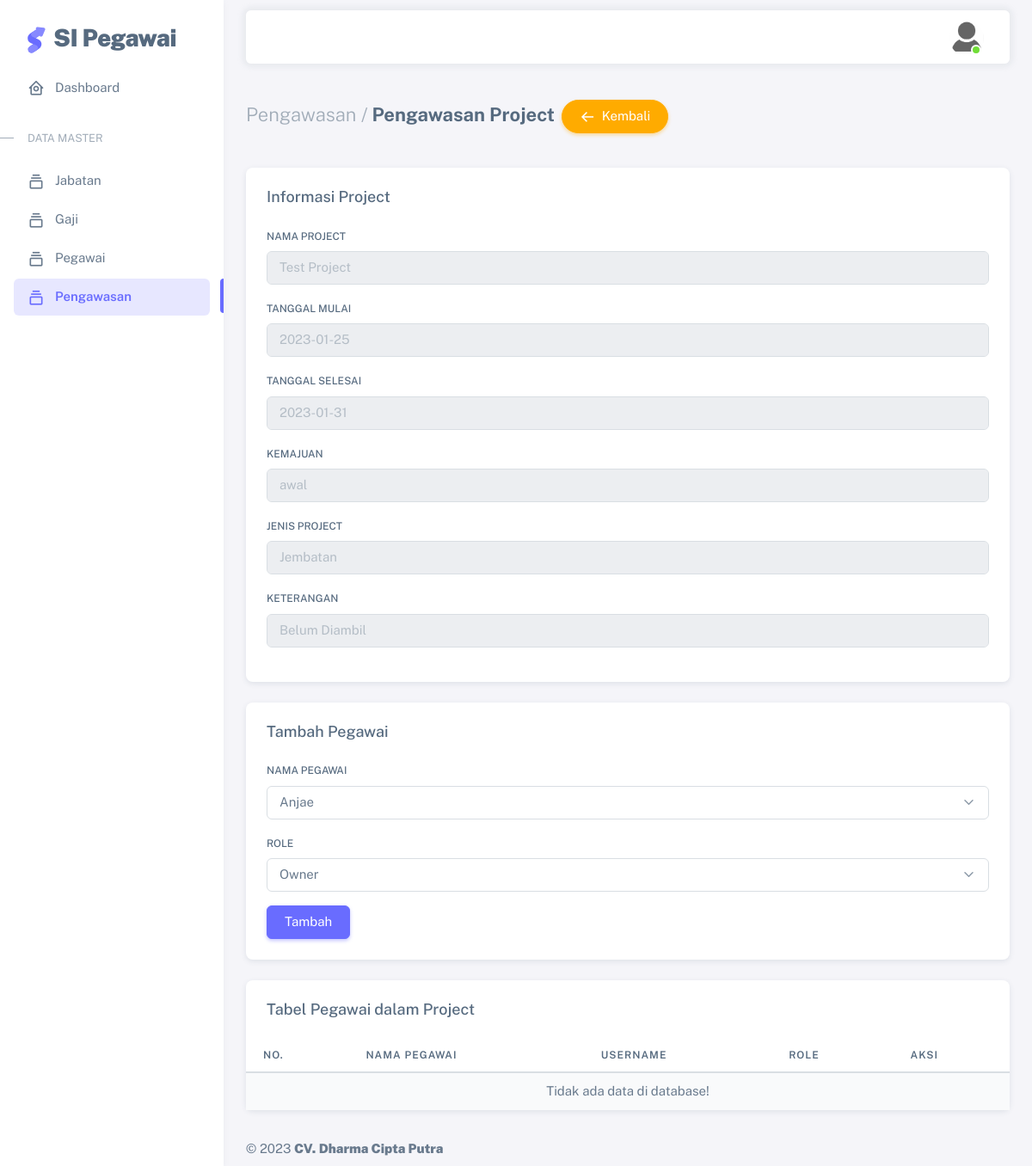
The app's page /pengawasan_project.php?id=2 (signed in) with its own data.
### tables this page shows
CREATE TABLE `pengawasan` (
  `id_pengawasan` int(5) NOT NULL,
  `nama_proyek` varchar(100) NOT NULL,
  `tgl_mulai` date NOT NULL,
  `tgl_selesai` date NOT NULL,
  `kemajuan` text NOT NULL,
  `jenis_proyek` enum('Bangunan','Jalan','Jembatan') NOT NULL,
  `keterangan` text NOT NULL
);

### pengawasan_project.php (the view, shortened to what this page needs)
<?php
  include_once "koneksi.php";
  if (!isset($_GET['id'])) {
    header("Location:pengawasan_show.php");
    } else {
        $id = $_GET['id'];
        $find_data = mysqli_query($con, "SELECT * FROM pengawasan WHERE id_pengawasan = $id") or die(mysqli_error($con));
        $data = mysqli_fetch_assoc($find_data);
        $data_project2 = $data['nama_proyek'];
        $data_project3 = $data['tgl_mulai'];
        $data_project4 = $data['tgl_selesai'];
        $data_project5 = $data['kemajuan'];
        $data_project6 = $data['jenis_proyek'];
        $data_project7 = $data['keterangan'];
    }
?>
<!DOCTYPE html>
<html
  lang="en"
  class="light-style layout-menu-fixed"
  dir="ltr"
  data-theme="theme-default"
  data-assets-path="../assets/"
  data-template="vertical-menu-template-free"
>
  <head>
    <link rel="stylesheet" href="../assets/vendor/fonts/boxicons.css" />
    <link rel="stylesheet" href="../assets/vendor/css/core.css" class="template-customizer-core-css" />
    <link rel="stylesheet" href="../assets/vendor/css/theme-default.css" class="template-customizer-theme-css" />
    <link rel="stylesheet" href="../assets/css/demo.css" />
    <link rel="stylesheet" href="../assets/vendor/libs/perfect-scrollbar/perfect-scrollbar.css" />
    <link rel="stylesheet" href="../assets/vendor/libs/apex-charts/apex-charts.css" />
  </head>
  <body>
    <div class="layout-wrapper layout-content-navbar">
      <div class="layout-container">
      <aside id="layout-menu" class="layout-menu menu-vertical menu bg-menu-theme">
          <div class="app-brand demo">
            <a href="index.html" class="app-brand-link">
              <span class="app-brand-logo demo">
              </span>
              <span class="app-brand-text demo menu-text fw-bolder ms-2">SI Pegawai</span>
            </a>
          </div>
          <ul class="menu-inner py-1">
            <li class="menu-item">
              <a href="index.php" class="menu-link">
                <i class="menu-icon tf-icons bx bx-home-circle"></i>
                <div data-i18n="Analytics">Dashboard</div>
              </a>
            </li>
            <li class="menu-header small text-uppercase">
              <span class="menu-header-text">Data Master</span>
            </li>
            <li class="menu-item">
              <a href="jabatan_show.php" class="menu-link">
                <i class="menu-icon tf-icons bx bx-collection"></i>
                <div>Jabatan</div>
              </a>
            </li>
            <li class="menu-item">
              <a href="gaji_show.php" class="menu-link">
                <i class="menu-icon tf-icons bx bx-collection"></i>
                <div>Gaji</div>
              </a>
            </li>
            <li class="menu-item">
              <a href="pegawai_show.php" class="menu-link">
                <i class="menu-icon tf-icons bx bx-collection"></i>
                <div>Pegawai</div>
              </a>
            </li>
            <li class="menu-item active">
              <a href="pengawasan_show.php" class="menu-link">
                <i class="menu-icon tf-icons bx bx-collection"></i>
                <div>Pengawasan</div>
              </a>
            </li>
          </ul>
        </aside>
        <div class="layout-page">
          <nav
            class="layout-navbar container-xxl navbar navbar-expand-xl navbar-detached align-items-center bg-navbar-theme"
            id="layout-navbar"
          >
            <div class="navbar-nav-right d-flex align-items-center" id="navbar-collapse">
              <ul class="navbar-nav flex-row align-items-center ms-auto">
                <li class="nav-item navbar-dropdown dropdown-user dropdown">
                  <a class="nav-link dropdown-toggle hide-arrow" href="javascript:void(0);" data-bs-toggle="dropdown">
                    <div class="avatar avatar-online">
                      <img src="../assets/img/avatars/1.png" alt class="w-px-40 h-auto rounded-circle" />
                    </div>
                  </a>
                </li>
              </ul>
            </div>
          </nav>
          <div class="content-wrapper">
            <div class="container-xxl flex-grow-1 container-p-y">
              <h4 class="fw-bold py-3 mb-4"><span class="text-muted fw-light">Pengawasan /</span> Pengawasan Project<a href="pengawasan_show.php" class="mx-2 btn rounded-pill btn-warning">
                        <span class="tf-icons bx bx-arrow-back"></span>&nbsp; Kembali
                    </a></h4>
              <div class="card mb-4">
                    <h5 class="card-header">Informasi Project</h5>
                    <div class="card-body">
                      <div class="mb-3">
                        <label class="form-label">Nama Project</label>
                        <input class="form-control" type="text" placeholder="<?= $data_project2 ?>" readonly="">
                      </div>
                      <div class="mb-3">
                        <label class="form-label">Tanggal Mulai</label>
                        <input class="form-control" type="text" placeholder="<?= $data_project3 ?>" readonly="">
                      </div>
                      <div class="mb-3">
                        <label class="form-label">Tanggal Selesai</label>
                        <input class="form-control" type="text" placeholder="<?= $data_project4 ?>" readonly="">
                      </div>
                      <div class="mb-3">
                        <label class="form-label">Kemajuan</label>
                        <input class="form-control" type="text" placeholder="<?= $data_project5 ?>" readonly="">
                      </div>
                      <div class="mb-3">
                        <label class="form-label">Jenis Project</label>
                        <input class="form-control" type="text" placeholder="<?= $data_project6 ?>" readonly="">
                      </div>
                      <div class="mb-3">
                        <label class="form-label">Keterangan</label>
                        <input class="form-control" type="text" placeholder="<?= $data_project7 ?>" readonly="">
                      </div>
                    </div>
                  </div>
                  <div class="card mb-4">
                    <h5 class="card-header">Tambah Pegawai</h5>
                    <div class="card-body">
                      <form action="pengawasan_project.php?id=<?= $id ?>" method="post">
                      <div class="mb-3">
                        <label for="id_pegawai" class="form-label">Nama Pegawai</label>
                        <select id="id_pegawai" name="id_pegawai" class="form-select" required>
                            <?php
                              $pegawai_query = mysqli_query($con, "SELECT * FROM pegawai ORDER BY id_user ASC") or die(mysqli_error($con));
                              if (mysqli_num_rows($pegawai_query) > 0) {
                                while ($data = mysqli_fetch_assoc($pegawai_query)) {
                                  echo '<option value="'.$data['id_pegawai'].'" >'.$data['nama'].'</option>';
                                }
                              }
                            ?>
                          </select>
                      </div>
                      <div class="mb-3">
                        <label for="role" class="form-label">Role</label>
                        <select id="role" name="role" class="form-select" required>
                            <option value="Owner">Owner</option>
                          </select>
                      </div>
                        <button type="submit" name="Submit" class="btn btn-primary">Tambah</button>
                      </form>
                    </div>
                  </div>
              <div class="card">
                <h5 class="card-header">Tabel Pegawai dalam Project
                </h5>
                <div class="table-responsive text-nowrap">
                  <table class="table table-striped">
                    <thead>
                      <tr>
                        <th>No. </th>
                        <th>Nama Pegawai</th>
                        <th>Username</th>
                        <th>Role</th>
                        <th>Aksi</th>
                      </tr>
                    </thead>
                    <tbody class="table-border-bottom-0">
                        <?php
                            $pengawasanQuery = mysqli_query($con, "SELECT id_pengawasan, pegawai.id_pegawai, nama, username, role FROM pengawasan_pegawai JOIN pegawai ON pengawasan_pegawai.id_pegawai = pegawai.id_pegawai JOIN pengguna ON pegawai.id_user = pengguna.id_user");
                            if (mysqli_num_rows($pengawasanQuery) > 0) {
                                $i = 1;
                                while ($data = mysqli_fetch_assoc($pengawasanQuery)) {
                                    echo '
                                        <tr>
                                            <td><strong>'. $i .'</strong></td>
                                            <td>'. $data['nama'] .'</td>
                                            <td>'. $data['username'] .'</td>
                                            <td>'. $data['role'] .'</td>
                                            <td>
                                                <a href="pengawasan_project_delete.php?id='.$_GET['id'].'&id_pengawasan='.$data['id_pengawasan'].'&id_pegawai='.$data['id_pegawai'].'" onclick="return confirm(\'Apakah anda yakin ingin menghapus data ini?\')" style="text-decoration:none;" class="btn btn-icon btn-danger"><span class="tf-icons bx bx-trash"></span></a>
                                            </td>
                                        </tr>
                                    ';
                                    $i++;
                                }
                            } else {
                                echo '
                                <tr>
                                    <td colspan="8" class="text-center">Tidak ada data di database!</td>
                                </tr>
                                ';
                            }
                        ?>
                    </tbody>
                  </table>
                </div>
              </div>
            </div>
            <footer class="content-footer footer bg-footer-theme">
              <div class="container-xxl d-flex flex-wrap justify-content-between py-2 flex-md-row flex-column">
                <div class="mb-2 mb-md-0">
                  ©
                  <a href="#" class="footer-link fw-bolder">CV. Dharma Cipta Putra</a>
                </div>
              </div>
            </footer>
          </div>
        </div>
      </div>
    </div>
  </body>
</html>

### assets/css/demo.css (style rules this page uses)
.menu .app-brand.demo { height: 64px; margin-top: 12px; }
.app-brand-logo.demo svg { width: 22px; height: 38px; }
.app-brand-text.demo { font-size: 1.75rem; letter-spacing: -0.5px; }

### records on screen
pengawasan: nama_proyek "Test Project", tgl_mulai "2023-01-25", tgl_selesai "2023-01-31", kemajuan "awal", jenis_proyek "Jembatan", keterangan "Belum Diambil"

### other values on screen
form field id_pegawai "Anjae"
